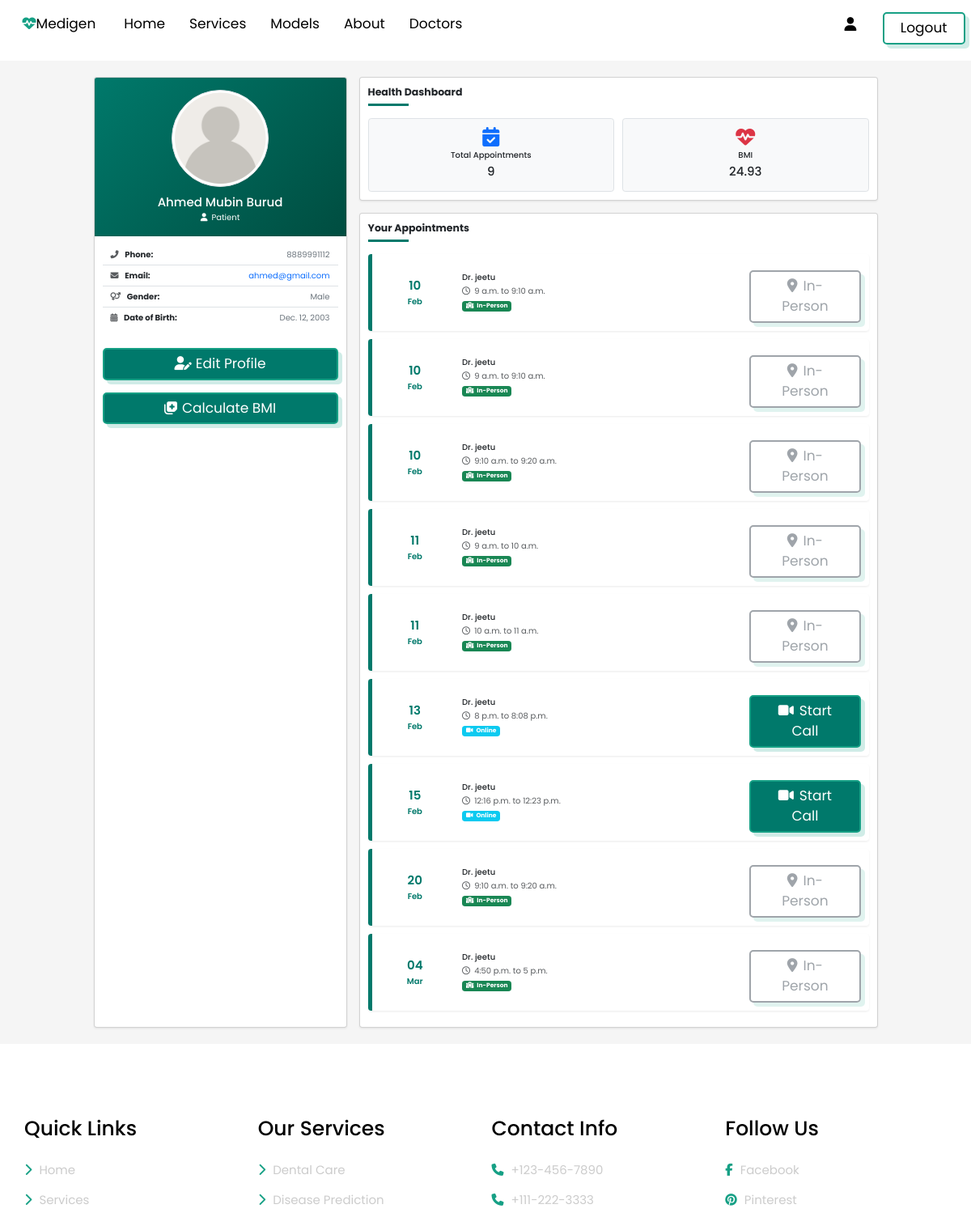
/meds/profile/ (signed in, upper part), run on an earlier commit of the app's database.
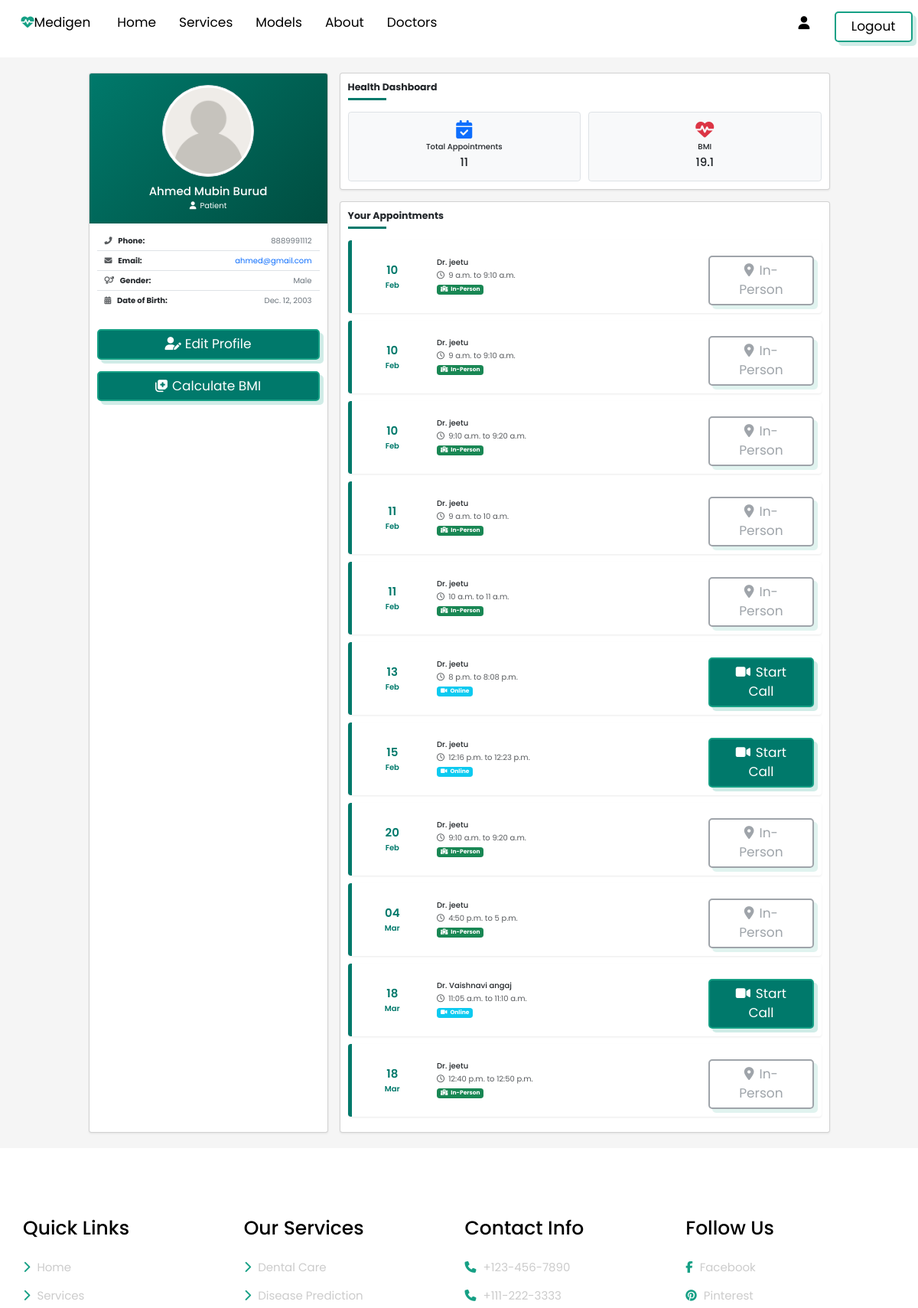
And on a later commit of the database.
### meds/models.py (models this page shows, shortened)
class BMI(models.Model):
    username = models.ForeignKey(CustomUser, on_delete=models.CASCADE , related_name="username")
    weight = models.TextField()
    height = models.TextField()
    bmi = models.TextField()

class Appointment(models.Model):
    doctor = models.ForeignKey(Doctors, on_delete=models.CASCADE, related_name='doctor_appointments' )
    username = models.ForeignKey(CustomUser, on_delete=models.CASCADE, related_name='patient_appointments' )
    patient = models.TextField()
    date = models.DateField()
    start_time = models.TimeField()
    end_time = models.TimeField()
    notes = models.TextField(blank=True, null=True)
    created_at = models.DateTimeField(default=dt.datetime.now())
    appointment_mode = models.CharField(
        max_length=10,
        choices=[('offline', 'Offline'), ('online', 'Online')],
        default='offline'
    )
    channel_name = models.UUIDField(default=uuid.uuid4, unique=True),
    class Meta:
        ordering = ['date', 'start_time']

class Doctors(models.Model):
    user = models.OneToOneField(CustomUser, on_delete=models.CASCADE)
    degree = models.CharField(max_length=50)
    specialization = models.CharField(max_length=50)
    address = models.TextField()
    experience = models.TextField(max_length=5 , default=0)
    photo = models.ImageField(upload_to='profile_photos/' , default="media/profile_photos/user.png")

class CustomUser(AbstractUser):
    username = None
    first_name = None
    last_name =  None
    full_name = models.CharField(max_length=50)
    email = models.EmailField(unique = True)
    phone = models.CharField( max_length=15)
    gender = models.CharField(choices=GENDER , max_length=20 , default="Not Specified")
    dob = models.DateField( default=default_dob)
    USERNAME_FIELD = 'email'
    REQUIRED_FIELDS = [ 'phone' , 'full_name']
    objects = CustomUserManager()

### meds/views.py (the view, shortened to what this page needs)
# urls.py: path("profile/" , views.profile , name = "profile"),
@login_required
def profile(request):
    user = request.user
    doctor = None
    availability = None
    appointments = None
    if user.is_superuser:
        pending_doctors = DoctorRequests.objects.filter(is_approved=False)
        doctors = Doctors.objects.all()
        context = {
            "pending_doctors":pending_doctors,
            "doctors":doctors
        }
        return render(request , "admin_panel.html" ,context = context )
    else:
        bmi = BMI.objects.filter(username=user).order_by('-id').first()
        appointments = user.patient_appointments.all().order_by('date', 'start_time')
        context = {
            'user': user,
            'appointments': appointments,
            'bmi':bmi
        }
        return render(request, 'p_profile.html', context)

### templates/p_profile.html (shortened to what the changed rows need)
{% extends "layout.html" %}
{% load static %}
{% block content %}
<section class="profile-section">
    <div class="container">
        <div class="row g-4">
            <div class="col-lg-8">
                <div class="card shadow-sm mb-4">
                    <div class="card-body">
                        <div class="row g-3 text-center">
                            <div class="col">
                                <div class="p-3 border rounded bg-light">
                                    <i class="fas fa-calendar-check text-primary mb-2" style="font-size: 24px;"></i>
                                    <h6>Total Appointments</h6>
                                    <h4>{{ appointments|length }}</h4>
                                </div>
                            </div>
                            <div class="col">
                                <div class="p-3 border rounded bg-light">
                                    <i class="fas fa-heartbeat text-danger mb-2" style="font-size: 24px;"></i>
                                    <h6>BMI</h6>
                                    {% if bmi %}
                                    <h4>{{bmi.bmi}}</h4>
                                    {% else %}
                                    <h4>NA</h4>
                                    {% endif %}
                                </div>
                            </div>
                        </div>
                    </div>
                </div>
                <div class="card shadow-sm">
                    <div class="card-body">
                        {% if appointments %}
                            <div class="appointments-container">
                                {% for appointment in appointments %}
                                    <div class="card mb-3 border-0 shadow-sm" style="border-left: 5px solid #00796b !important;">
                                        <div class="card-body">
                                            <div class="row align-items-center">
                                                <div class="col-md-2 text-center mb-3 mb-md-0">
                                                    <div style="color: #00796b; font-weight: 600;">
                                                        <span style="font-size: 1.5rem;">{{ appointment.date|date:"d" }}</span><br>
                                                        <span>{{ appointment.date|date:"M" }}</span>
                                                    </div>
                                                </div>
                                                <div class="col-md-7 mb-3 mb-md-0">
                                                    <h6 class="mb-1">Dr. {{ appointment.doctor.user.full_name }}</h6>
                                                    <p class="mb-1 text-muted">
                                                        <i class="far fa-clock me-1"></i> {{ appointment.start_time }} to {{ appointment.end_time }}
                                                    </p>
                                                    <p class="mb-0">
                                                        <span class="badge {% if appointment.appointment_mode == 'online' %}bg-info{% else %}bg-success{% endif %}">
                                                            {% if appointment.appointment_mode == 'online' %}
                                                                <i class="fas fa-video me-1"></i> Online
                                                            {% else %}
                                                                <i class="fas fa-hospital me-1"></i> In-Person
                                                            {% endif %}
                                                        </span>
                                                    </p>
                                                </div>
                                                <div class="col-md-3 text-md-end">
                                                    {% if appointment.appointment_mode == "online" %}
                                                        <a href="{% url 'meds:video-call' appointment.id %}"
                                                           class="btn text-white"
                                                           style="background-color: #00796b;"
                                                           data-appointment-id="{{ appointment.id }}"
                                                           data-start-time="{{ appointment.start_time|time:'H:i' }}"
                                                           data-end-time="{{ appointment.end_time|time:'H:i' }}">
                                                            <i class="fas fa-video me-1"></i> Start Call
                                                        </a>
                                                    {% else %}
                                                        <button class="btn btn-outline-secondary" disabled>
                                                            <i class="fas fa-map-marker-alt me-1"></i> In-Person
                                                        </button>
                                                    {% endif %}
                                                </div>
                                            </div>
                                        </div>
                                    </div>
                                {% endfor %}
                            </div>
                        {% endif %}
                    </div>
                </div>
            </div>
        </div>
    </div>
</section>
{% endblock %}

What changed in the data, as far as the page shows it:
no longer on this page (row unchanged): BMI: bmi "24.93"
added BMI: bmi "19.1"
added Appointment: date "18", date "Mar", doctor.user.full_name "Vaishnavi angaj", start_time "11:05 a.m.", end_time "11:10 a.m.", appointment_mode "online" (drawn)
added Appointment: date "18", date "Mar", doctor.user.full_name "jeetu", start_time "12:40 p.m.", end_time "12:50 p.m.", appointment_mode "offline" (drawn)
Also different on the page:
{{ appointments|length }}: "9" → "11"
